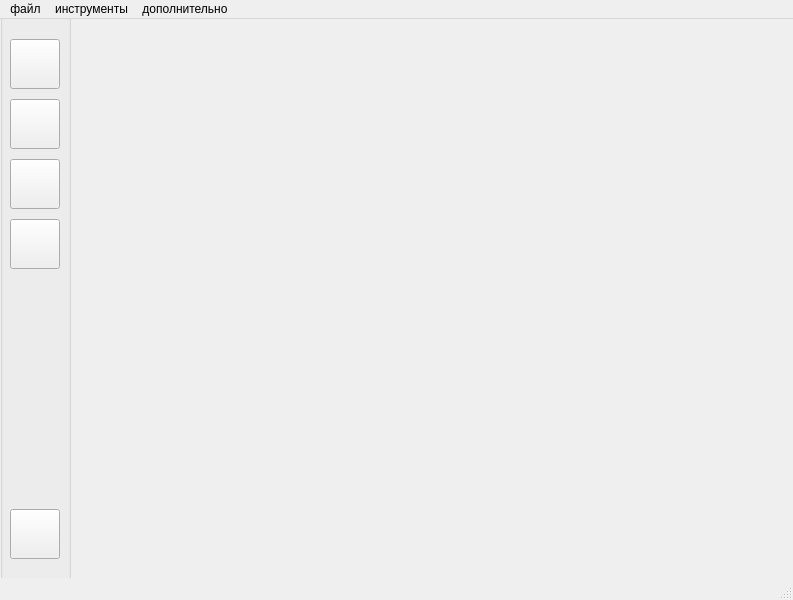
<?xml version="1.0" encoding="UTF-8"?>
<ui version="4.0">
 <class>MainWindow</class>
 <widget class="QMainWindow" name="MainWindow">
  <property name="geometry">
   <rect>
    <x>0</x>
    <y>0</y>
    <width>793</width>
    <height>600</height>
   </rect>
  </property>
  <property name="windowTitle">
   <string>MainWindow</string>
  </property>
  <widget class="QWidget" name="centralwidget">
   <widget class="QGroupBox" name="toolBar">
    <property name="geometry">
     <rect>
      <x>0</x>
      <y>-20</y>
      <width>71</width>
      <height>591</height>
     </rect>
    </property>
    <property name="title">
     <string>GroupBox</string>
    </property>
    <widget class="QPushButton" name="invertCircle">
     <property name="geometry">
      <rect>
       <x>10</x>
       <y>40</y>
       <width>50</width>
       <height>50</height>
      </rect>
     </property>
     <property name="text">
      <string/>
     </property>
     <property name="icon">
      <iconset theme="invertCircleIcon">
       <normaloff>.</normaloff>.</iconset>
     </property>
     <property name="checkable">
      <bool>false</bool>
     </property>
    </widget>
    <widget class="QPushButton" name="drawLine">
     <property name="geometry">
      <rect>
       <x>10</x>
       <y>160</y>
       <width>50</width>
       <height>50</height>
      </rect>
     </property>
     <property name="text">
      <string/>
     </property>
    </widget>
    <widget class="QPushButton" name="invertCircleInSquare">
     <property name="geometry">
      <rect>
       <x>10</x>
       <y>100</y>
       <width>50</width>
       <height>50</height>
      </rect>
     </property>
     <property name="text">
      <string/>
     </property>
     <property name="checkable">
      <bool>false</bool>
     </property>
    </widget>
    <widget class="QPushButton" name="cutImg">
     <property name="geometry">
      <rect>
       <x>10</x>
       <y>220</y>
       <width>50</width>
       <height>50</height>
      </rect>
     </property>
     <property name="text">
      <string/>
     </property>
    </widget>
    <widget class="QPushButton" name="back">
     <property name="geometry">
      <rect>
       <x>10</x>
       <y>510</y>
       <width>50</width>
       <height>50</height>
      </rect>
     </property>
     <property name="text">
      <string/>
     </property>
     <property name="icon">
      <iconset theme="invertCircleIcon">
       <normaloff>.</normaloff>.</iconset>
     </property>
     <property name="checkable">
      <bool>false</bool>
     </property>
    </widget>
   </widget>
   <widget class="QLabel" name="label">
    <property name="geometry">
     <rect>
      <x>70</x>
      <y>30</y>
      <width>641</width>
      <height>311</height>
     </rect>
    </property>
    <property name="text">
     <string/>
    </property>
    <property name="scaledContents">
     <bool>true</bool>
    </property>
   </widget>
  </widget>
  <widget class="QMenuBar" name="menubar">
   <property name="geometry">
    <rect>
     <x>0</x>
     <y>0</y>
     <width>793</width>
     <height>26</height>
    </rect>
   </property>
   <widget class="QMenu" name="menu">
    <property name="title">
     <string>файл</string>
    </property>
    <addaction name="open"/>
    <addaction name="save"/>
    <addaction name="saveAs"/>
   </widget>
   <widget class="QMenu" name="menu_2">
    <property name="title">
     <string>инструменты</string>
    </property>
    <widget class="QMenu" name="menu_4">
     <property name="title">
      <string>инвертировать в окружности</string>
     </property>
     <addaction name="invertUsingCircleMenu"/>
     <addaction name="invertUsingSquareMenu"/>
    </widget>
    <addaction name="menu_4"/>
    <addaction name="drawLineMenu"/>
    <addaction name="cutMenu"/>
    <addaction name="backMenu"/>
   </widget>
   <widget class="QMenu" name="menu1">
    <property name="title">
     <string>дополнительно</string>
    </property>
    <addaction name="info"/>
   </widget>
   <addaction name="menu"/>
   <addaction name="menu_2"/>
   <addaction name="menu1"/>
  </widget>
  <widget class="QStatusBar" name="statusbar"/>
  <action name="open">
   <property name="text">
    <string>открыть</string>
   </property>
   <property name="shortcut">
    <string>Ctrl+O</string>
   </property>
  </action>
  <action name="save">
   <property name="text">
    <string>сохранить</string>
   </property>
   <property name="shortcut">
    <string>Ctrl+S</string>
   </property>
  </action>
  <action name="saveAs">
   <property name="text">
    <string>сохранить как</string>
   </property>
   <property name="shortcut">
    <string>Ctrl+Shift+S</string>
   </property>
  </action>
  <action name="invertUsingCircleMenu">
   <property name="text">
    <string>через окружность</string>
   </property>
  </action>
  <action name="invertUsingSquareMenu">
   <property name="text">
    <string>через квадрат</string>
   </property>
  </action>
  <action name="drawLineMenu">
   <property name="text">
    <string>нарисовать линию</string>
   </property>
  </action>
  <action name="cutMenu">
   <property name="text">
    <string>вырезать часть изображения</string>
   </property>
  </action>
  <action name="info">
   <property name="text">
    <string>справка</string>
   </property>
   <property name="shortcut">
    <string>F1</string>
   </property>
  </action>
  <action name="backMenu">
   <property name="text">
    <string>отменить изменения</string>
   </property>
   <property name="shortcut">
    <string>Ctrl+Z</string>
   </property>
  </action>
 </widget>
 <resources/>
 <connections/>
</ui>
